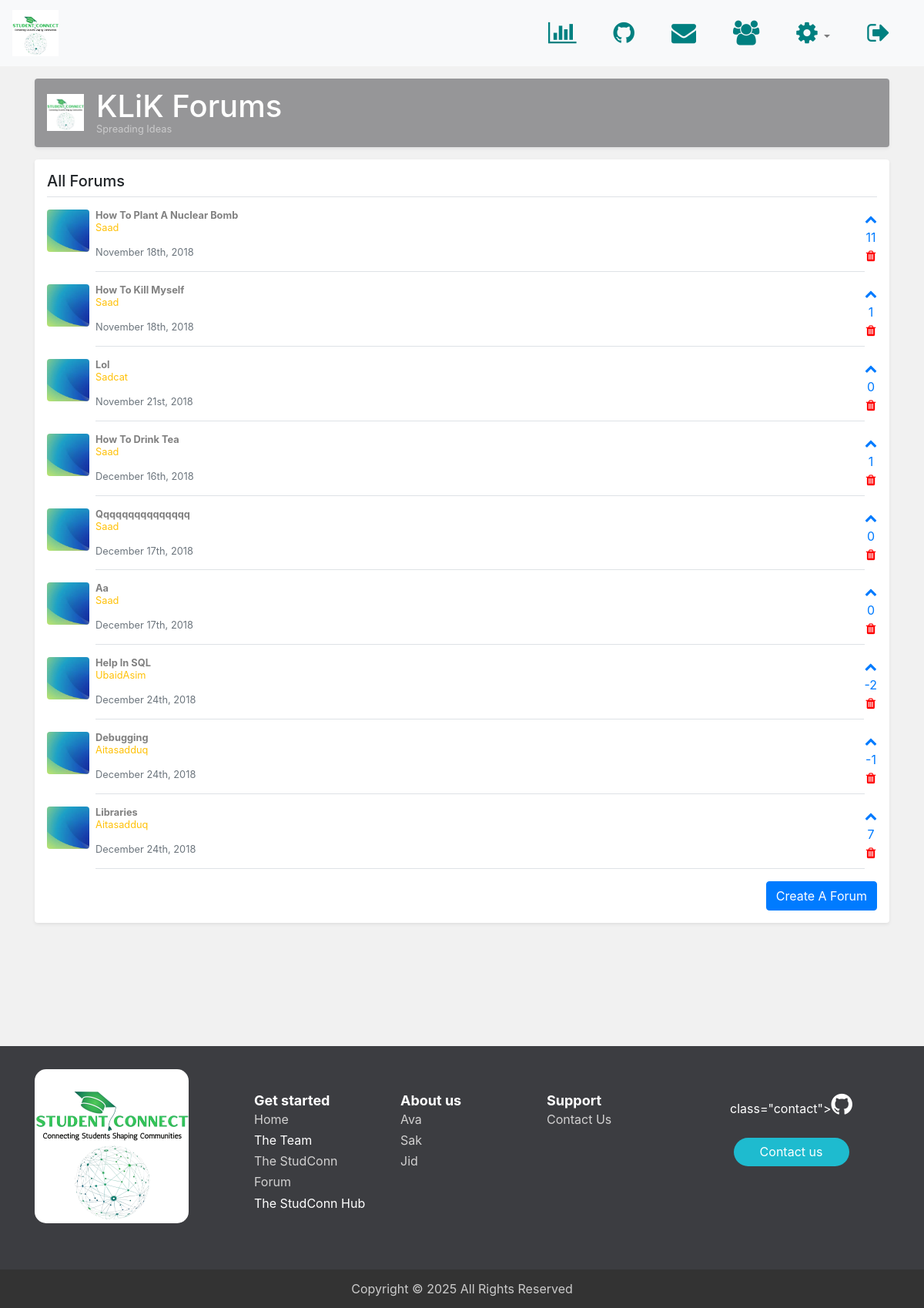
Page /topics.php (signed in) on the committed database.
### tables this page shows
CREATE TABLE `topics` (
  `topic_id` int(8) NOT NULL,
  `topic_subject` varchar(255) NOT NULL,
  `topic_date` datetime NOT NULL,
  `topic_cat` int(8) NOT NULL,
  `topic_by` int(8) NOT NULL
);

CREATE TABLE `users` (
  `idUsers` int(11) NOT NULL,
  `userLevel` int(11) NOT NULL DEFAULT '0',
  `f_name` varchar(50) NOT NULL,
  `l_name` varchar(50) NOT NULL,
  `uidUsers` tinytext NOT NULL,
  `emailUsers` tinytext NOT NULL,
  `pwdUsers` longtext NOT NULL,
  `gender` char(1) NOT NULL,
  `headline` varchar(500) DEFAULT NULL,
  `bio` varchar(4000) DEFAULT NULL,
  `userImg` varchar(500) DEFAULT 'default.png'
);

### topics.php (the view, shortened to what this page needs)
<?php
    require 'includes/dbh.inc.php';
    include 'includes/HTML-head.php';
?>
	<link rel="stylesheet" type="text/css" href="css/list-page.css">
    </head>
    <body style="background: #f1f1f1">
        <?php
            include 'includes/navbar.php';
        ?>
        <main role="main" class="container">
      <div class="d-flex align-items-center p-3 my-3 text-white-50 bg-purple rounded shadow-sm">
          <img class="mr-3" src="img/flogo2.jpg" alt="" width="48" height="48">
        <div class="lh-100">
          <h1 class="mb-0 text-white lh-100">KLiK Forums</h1>
          <small>Spreading Ideas</small>
        </div>
      </div>
      <div class="my-3 p-3 bg-white rounded shadow-sm">
          <h5 class="border-bottom border-gray pb-2 mb-0">
                <?php
                    if(isset($_GET['cat']))
                    {
                        echo '<a href="forum.php">Forums</a>
                        / <span style="color: #709fea ">'.ucwords($category['cat_name'])."</span>";
                    }
                    else
                    {
                        echo 'All Forums';
                    }
                ?>
          </h5>
        <?php
            $sql = "select topic_id, topic_subject, topic_date, topic_cat, topic_by, userImg, idUsers, uidUsers, cat_name, (
                            select sum(post_votes)
                        from posts
                        where post_topic = topic_id
                        ) as upvotes
                    from topics, users, categories
                    where ";
            $sql .= "topics.topic_by = users.idUsers
                    and topics.topic_cat = categories.cat_id
                    order by topic_id asc ";
            $stmt = mysqli_stmt_init($conn);
            if (!mysqli_stmt_prepare($stmt, $sql))
            {
                die('SQL error');
            }
            else
            {
                mysqli_stmt_execute($stmt);
                $result = mysqli_stmt_get_result($stmt);
                while ($row = mysqli_fetch_assoc($result))
                {
                    echo '<a href="posts.php?topic='.$row['topic_id'].'">
                        <div class="media text-muted pt-3">
                            <img src="img/BnG2.png" alt="" class="mr-2 rounded div-img">
                            <p class="media-body pb-3 mb-0 small lh-125 border-bottom border-gray">
                              <strong class="d-block text-gray-dark">'.ucwords($row['topic_subject']).'</strong></a>
                              <span class="text-warning">'.ucwords($row['uidUsers']).'</span><br><br>
                              '.date("F jS, Y", strtotime($row['topic_date'])).'
                            </p>
                            <span class="text-primary text-center">
                                <i class="fa fa-chevron-up" aria-hidden="true"></i><br>
                                    '.$row['upvotes'].'<br>';
                    if ($_SESSION['userLevel'] == 1 || $_SESSION['userId'] == $row['idUsers'])
                    {
                        echo '<a href="includes/delete-forum.php?id='.$row['topic_id'].'&page=topics" >
                                <i class="fa fa-trash" aria-hidden="true" style="color: red;"></i>
                              </a>
                            </span>';
                    }
                    else
                    {
                        echo '</span>';
                    }
                    echo '</span>
                            </div>';
                }
           }
        ?>
        <small class="d-block text-right mt-3">
            <a href="create-topic.php" class="btn btn-primary">Create A Forum</a>
        </small>
    </main>
        <?php include 'includes/footer.php'; ?>
    </body>
</html>

### css/styles.css (style rules this page uses)
html, body { height: 100%; }
a { text-decoration: none }
* { word-wrap: break-word; overflow-wrap: break-word; }
h1, h2, h3, h4, h5, h6, p, a, ul, span, li, img, inpot, button { margin: 0; padding: 0; }

### css/list-page.css (style rules this page uses)
html, body { overflow-x: hidden; }
.text-white-50 { color: rgb(255, 255, 255); }
.bg-purple { background-color: #969698; }
.lh-100 { line-height: 1; }
.lh-125 { line-height: 1.25; }
.div-img { width: 55px; height: 55px; object-fit: cover; transition: transform .2s; }
a { color: gray; }

### rows in the picture
topics: topic_subject "How To Plant A Nuclear Bomb", topic_by.uidUsers "Saad", topic_date "November 18th, 2018", upvotes "11"
topics: topic_subject "How To Kill Myself", topic_by.uidUsers "Saad", topic_date "November 18th, 2018", upvotes "1"
topics: topic_subject "Lol", topic_by.uidUsers "Sadcat", topic_date "November 21st, 2018", upvotes "0"
topics: topic_subject "How To Drink Tea", topic_by.uidUsers "Saad", topic_date "December 16th, 2018", upvotes "1"
topics: topic_subject "Qqqqqqqqqqqqqqq", topic_by.uidUsers "Saad", topic_date "December 17th, 2018", upvotes "0"
topics: topic_subject "Aa", topic_by.uidUsers "Saad", topic_date "December 17th, 2018", upvotes "0"
topics: topic_subject "Help In SQL", topic_by.uidUsers "UbaidAsim", topic_date "December 24th, 2018", upvotes "-2"
topics: topic_subject "Debugging", topic_by.uidUsers "Aitasadduq", topic_date "December 24th, 2018", upvotes "-1"
topics: topic_subject "Libraries", topic_by.uidUsers "Aitasadduq", topic_date "December 24th, 2018", upvotes "7"
